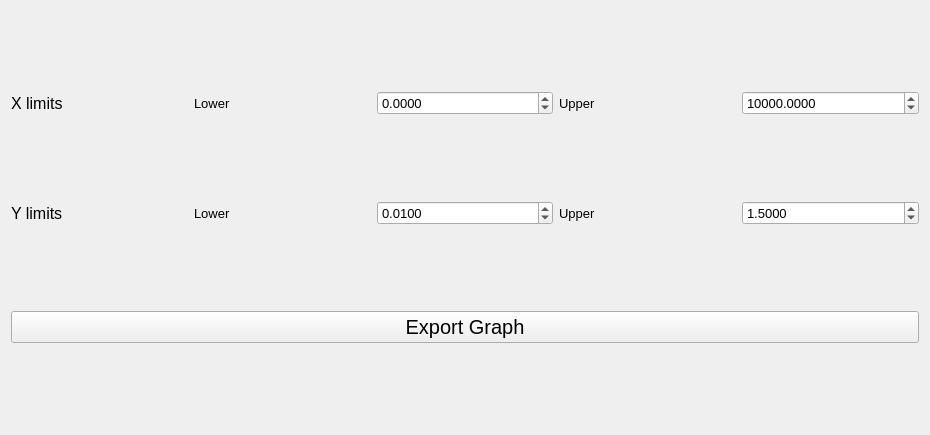
<?xml version="1.0" encoding="UTF-8"?>
<ui version="4.0">
 <class>Form</class>
 <widget class="QWidget" name="Form">
  <property name="geometry">
   <rect>
    <x>0</x>
    <y>0</y>
    <width>930</width>
    <height>435</height>
   </rect>
  </property>
  <property name="windowTitle">
   <string>Form</string>
  </property>
  <layout class="QGridLayout" name="gridLayout">
   <item row="1" column="4">
    <widget class="QDoubleSpinBox" name="upperY_doubleSpinBox">
     <property name="font">
      <font>
       <pointsize>10</pointsize>
      </font>
     </property>
     <property name="decimals">
      <number>4</number>
     </property>
     <property name="minimum">
      <double>-100.000000000000000</double>
     </property>
     <property name="maximum">
      <double>10000000000000000000000.000000000000000</double>
     </property>
     <property name="value">
      <double>1.500000000000000</double>
     </property>
    </widget>
   </item>
   <item row="1" column="1">
    <widget class="QLabel" name="label_3">
     <property name="font">
      <font>
       <pointsize>10</pointsize>
      </font>
     </property>
     <property name="text">
      <string>Lower</string>
     </property>
    </widget>
   </item>
   <item row="0" column="1">
    <widget class="QLabel" name="label_5">
     <property name="font">
      <font>
       <pointsize>10</pointsize>
      </font>
     </property>
     <property name="text">
      <string>Lower</string>
     </property>
    </widget>
   </item>
   <item row="1" column="3">
    <widget class="QLabel" name="label_4">
     <property name="font">
      <font>
       <pointsize>10</pointsize>
      </font>
     </property>
     <property name="text">
      <string>Upper</string>
     </property>
    </widget>
   </item>
   <item row="2" column="0" colspan="5">
    <widget class="QPushButton" name="export_pushButton">
     <property name="font">
      <font>
       <pointsize>15</pointsize>
      </font>
     </property>
     <property name="text">
      <string>Export Graph</string>
     </property>
    </widget>
   </item>
   <item row="1" column="0">
    <widget class="QLabel" name="label_2">
     <property name="font">
      <font>
       <pointsize>12</pointsize>
      </font>
     </property>
     <property name="text">
      <string>Y limits</string>
     </property>
    </widget>
   </item>
   <item row="0" column="3">
    <widget class="QLabel" name="label_6">
     <property name="font">
      <font>
       <pointsize>10</pointsize>
      </font>
     </property>
     <property name="text">
      <string>Upper</string>
     </property>
    </widget>
   </item>
   <item row="0" column="0">
    <widget class="QLabel" name="label">
     <property name="font">
      <font>
       <pointsize>12</pointsize>
      </font>
     </property>
     <property name="text">
      <string>X limits</string>
     </property>
    </widget>
   </item>
   <item row="1" column="2">
    <widget class="QDoubleSpinBox" name="lowerY_spinBox">
     <property name="font">
      <font>
       <pointsize>10</pointsize>
      </font>
     </property>
     <property name="decimals">
      <number>4</number>
     </property>
     <property name="minimum">
      <double>-10000.000000000000000</double>
     </property>
     <property name="maximum">
      <double>1000000000000000000.000000000000000</double>
     </property>
     <property name="value">
      <double>0.010000000000000</double>
     </property>
    </widget>
   </item>
   <item row="0" column="2">
    <widget class="QDoubleSpinBox" name="lowerX_spinBox">
     <property name="font">
      <font>
       <pointsize>10</pointsize>
      </font>
     </property>
     <property name="decimals">
      <number>4</number>
     </property>
     <property name="minimum">
      <double>-10000000.000000000000000</double>
     </property>
     <property name="maximum">
      <double>100000000000.000000000000000</double>
     </property>
    </widget>
   </item>
   <item row="0" column="4">
    <widget class="QDoubleSpinBox" name="upperX_spinBox">
     <property name="font">
      <font>
       <pointsize>10</pointsize>
      </font>
     </property>
     <property name="decimals">
      <number>4</number>
     </property>
     <property name="minimum">
      <double>-1000000000.000000000000000</double>
     </property>
     <property name="maximum">
      <double>10000000000000.000000000000000</double>
     </property>
     <property name="value">
      <double>10000.000000000000000</double>
     </property>
    </widget>
   </item>
  </layout>
 </widget>
 <resources/>
 <connections/>
</ui>
